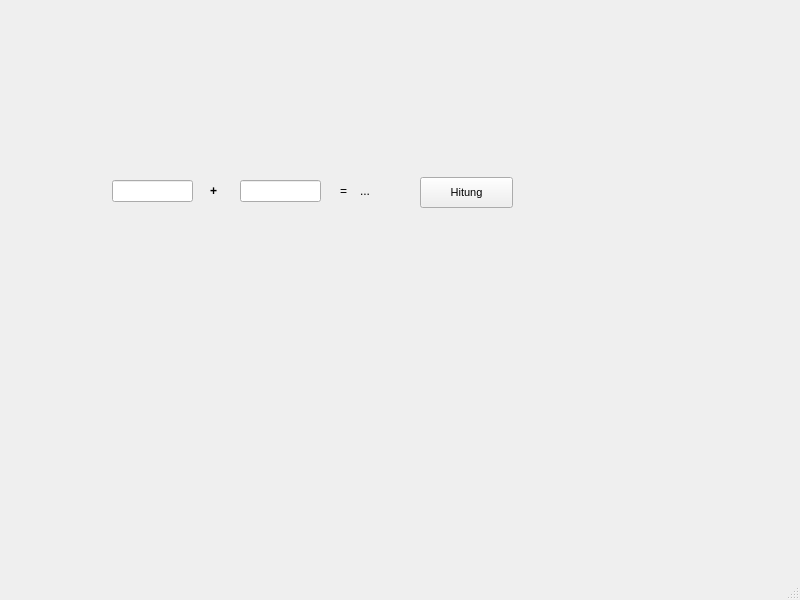
<?xml version="1.0" encoding="UTF-8"?>
<ui version="4.0">
 <class>MainWindow</class>
 <widget class="QMainWindow" name="MainWindow">
  <property name="geometry">
   <rect>
    <x>0</x>
    <y>0</y>
    <width>800</width>
    <height>600</height>
   </rect>
  </property>
  <property name="windowTitle">
   <string>MainWindow</string>
  </property>
  <widget class="QWidget" name="centralwidget">
   <widget class="QLineEdit" name="lineEdit">
    <property name="geometry">
     <rect>
      <x>112</x>
      <y>180</y>
      <width>81</width>
      <height>22</height>
     </rect>
    </property>
   </widget>
   <widget class="QLineEdit" name="lineEdit_2">
    <property name="geometry">
     <rect>
      <x>240</x>
      <y>180</y>
      <width>81</width>
      <height>22</height>
     </rect>
    </property>
   </widget>
   <widget class="QLabel" name="label">
    <property name="geometry">
     <rect>
      <x>210</x>
      <y>180</y>
      <width>21</width>
      <height>21</height>
     </rect>
    </property>
    <property name="font">
     <font>
      <weight>75</weight>
      <bold>true</bold>
     </font>
    </property>
    <property name="text">
     <string>+</string>
    </property>
   </widget>
   <widget class="QLabel" name="label_2">
    <property name="geometry">
     <rect>
      <x>340</x>
      <y>180</y>
      <width>16</width>
      <height>21</height>
     </rect>
    </property>
    <property name="text">
     <string>=</string>
    </property>
   </widget>
   <widget class="QPushButton" name="pushButton">
    <property name="geometry">
     <rect>
      <x>420</x>
      <y>177</y>
      <width>93</width>
      <height>31</height>
     </rect>
    </property>
    <property name="font">
     <font>
      <pointsize>8</pointsize>
     </font>
    </property>
    <property name="text">
     <string>Hitung</string>
    </property>
   </widget>
   <widget class="QLabel" name="label_3">
    <property name="geometry">
     <rect>
      <x>360</x>
      <y>180</y>
      <width>55</width>
      <height>21</height>
     </rect>
    </property>
    <property name="text">
     <string>...</string>
    </property>
   </widget>
  </widget>
  <widget class="QMenuBar" name="menubar">
   <property name="geometry">
    <rect>
     <x>0</x>
     <y>0</y>
     <width>800</width>
     <height>26</height>
    </rect>
   </property>
  </widget>
  <widget class="QStatusBar" name="statusbar"/>
 </widget>
 <resources/>
 <connections/>
</ui>
